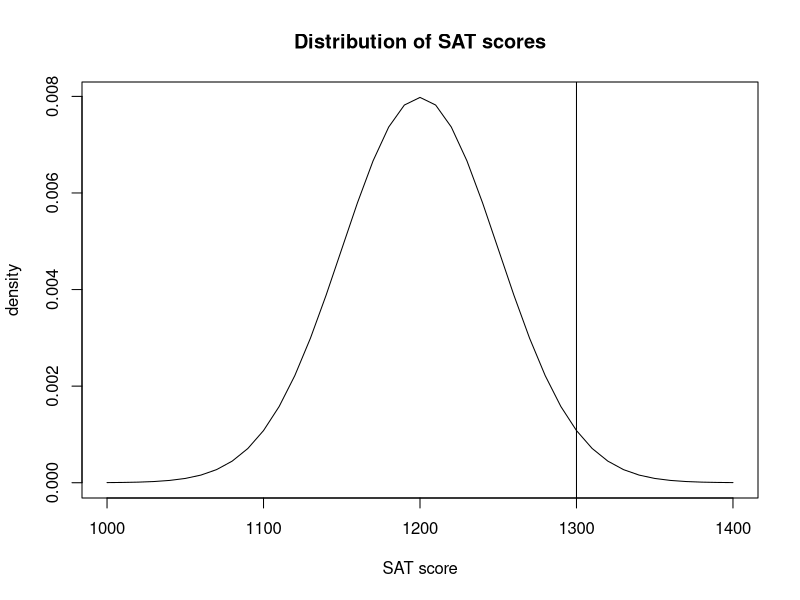
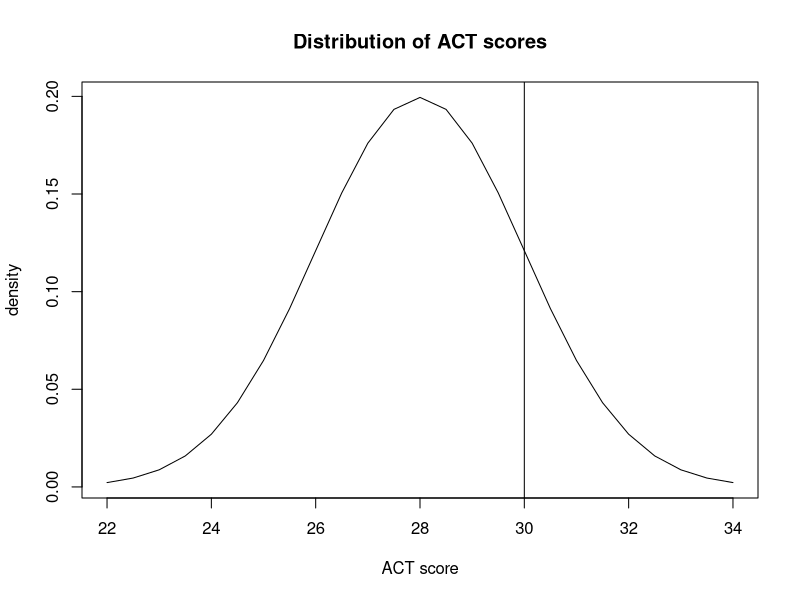
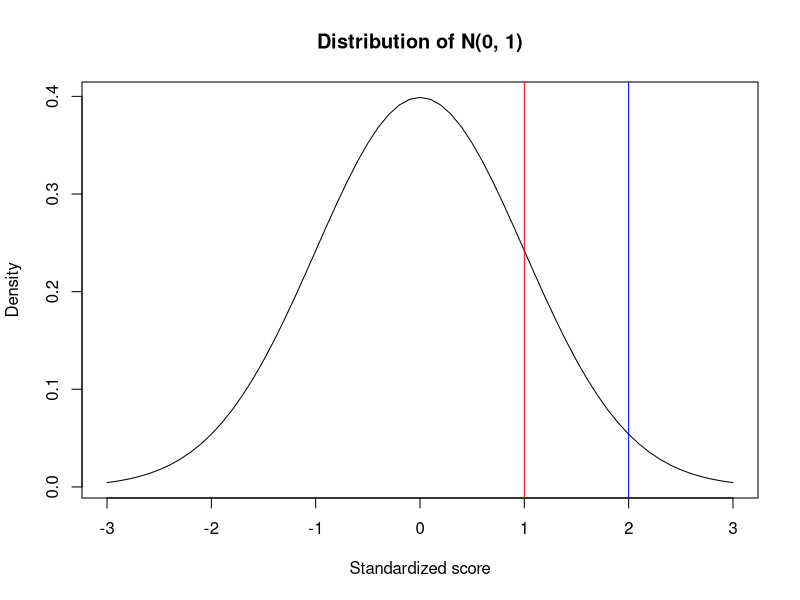
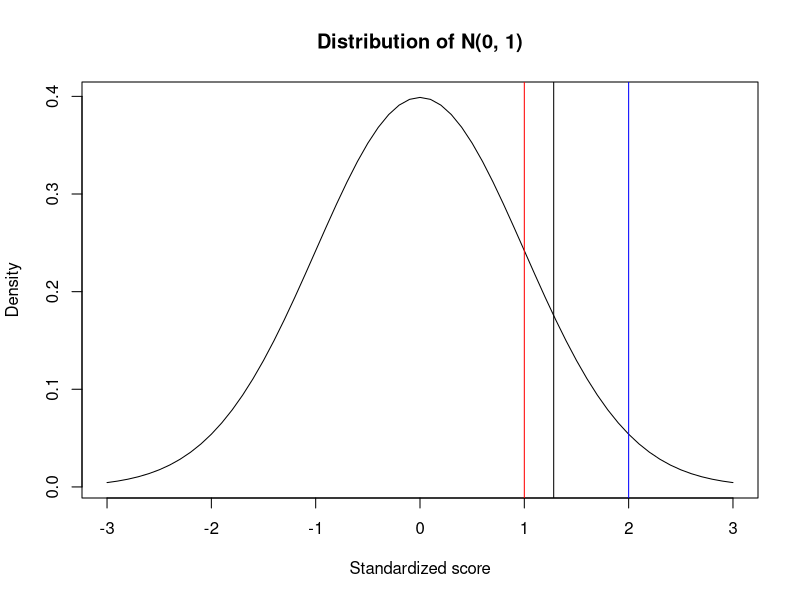

Generate these figures, in order, with R:
## ---- chunk 1
x <- seq(1000, 1400, by = 10)
y <- dnorm(x, mean = 1200, sd = 50)
plot(x, y, type = "l",
     main = "Distribution of SAT scores",
     xlab = "SAT score",
     ylab = "density")
abline(v = 1300)
## ---- chunk 2
x <- seq(22, 34, by = 0.5)
y <- dnorm(x, mean = 28, sd = 2)
plot(x, y, type = "l",
     main = "Distribution of ACT scores",
     xlab = "ACT score",
     ylab = "density")
abline(v = 30)
## ---- chunk 3
# standadization
# (data - mean)/sd ~ N(0, 1)

# James
(1300 - 1200)/50 #2

# Robert
(30 - 28)/2      #1
## ---- chunk 4
z_james <- (1300 - 1200)/50
z_robert <- (30 - 28)/2

# Put them in the standard Normal
x <- seq(-3, 3, by = 0.1)
y <- dnorm(x)
plot(x, y, type = "l",
     main = "Distribution of N(0, 1)",
     xlab = "Standardized score",
     ylab = "Density")

# James
abline(v = z_james, col = "blue")

# Robert
abline(v = z_robert, col = "red")
## ---- chunk 5
# percentile of scores for James and Robert
(pnorm(z_james) - pnorm(z_robert)) * 10000
## ---- chunk 6
qnorm(0.9)
## ---- chunk 7
x <- seq(-3, 3, by = 0.1)
y <- dnorm(x)
plot(x, y, type = "l",
     main = "Distribution of N(0, 1)",
     xlab = "Standardized score",
     ylab = "Density")

# James
abline(v = z_james, col = "blue")

# Robert
abline(v = z_robert, col = "red")

# Add cut-off
abline(v = qnorm(0.9))
## ---- chunk 8
# SAT cut-off
qnorm(0.9, mean = 1200, sd = 50)

# ACT cut-off
qnorm(0.9, mean = 28, sd = 2)
